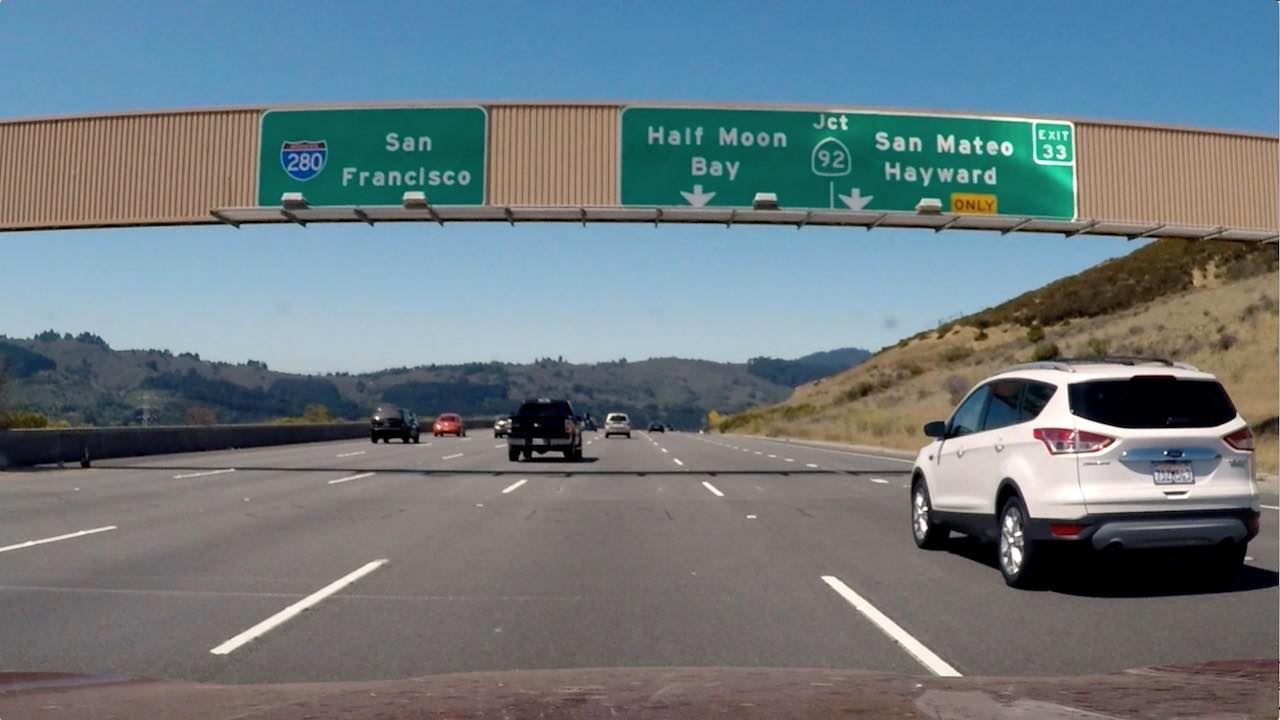
#> input picture 5/signs_vehicles_xygrad.png, 1280 x 720 px, given as the content of the folder day_night_images/training/day, which was not available
$ jupyter execute --allow-errors '6_3. Average Brightness.ipynb'   (shell and % lines are left out)   (text cells are left out)
#> lines starting #> are read from the running program, lines starting #| are printed output that depends on the picture; pictures that were not available may be replaced by others from this repository, and a replacement may not be noted
### 1_1_Image_Representation/helpers.py
# Helper functions

import glob  # library for loading images from a directory
import os

import cv2
import matplotlib.image as mpimg


# This function loads in images and their labels and places them in a list
# The list contains all images and their associated labels
# For example, after data is loaded, im_list[0][:] will be the first image-label pair in the list
def load_dataset(image_dir):

  # Populate this empty image list
#> called with image_dir = 'day_night_images/training/'
  im_list = []
  image_types = ["day", "night"]

  # Iterate through each color folder
  for im_type in image_types:

    # Iterate through each image file in each image_type folder
    # glob reads in any image with the extension "image_dir/im_type/*"
    for file in glob.glob(os.path.join(image_dir, im_type, "*")):

      # Read in the image
      im = mpimg.imread(file)
#> im is the input picture: shape (720, 1280, 3) float32; mean R, G, B 0.428, 0.477, 0.5

      # Check if the image exists/if it's been correctly read-in
      if not im is None:
        # Append the image, and it's type (red, green, yellow) to the image list
        im_list.append((im, im_type))

  return im_list


## Standardize the input images
# Resize each image to the desired input size: 600x1100px (hxw).

## Standardize the output
# With each loaded image, we also specify the expected output.
# For this, we use binary numerical values 0/1 = night/day.


# This function should take in an RGB image and return a new, standardized version
# 600 height x 1100 width image size (px x px)
def standardize_input(image):

  # Resize image and pre-process so that all "standard" images are the same size
  standard_im = cv2.resize(image, (1100, 600))

  return standard_im


# Examples:
# encode("day") should return: 1
# encode("night") should return: 0
def encode(label):

  numerical_val = 0
  if (label == 'day'):
    numerical_val = 1
  # else it is night and can stay 0

  return numerical_val


# using both functions above, standardize the input images and output labels
def standardize(image_list):

  # Empty image data array
  standard_list = []

  # Iterate through all the image-label pairs
  for item in image_list:
    image = item[0]
    label = item[1]

    # Standardize the image
    standardized_im = standardize_input(image)

    # Create a numerical label
    binary_label = encode(label)

    # Append the image, and it's one hot encoded label to the full, processed list of image data
    standard_list.append((standardized_im, binary_label))

  return standard_list

### 1_1_Image_Representation/6_3. Average Brightness.ipynb
[cell 1]
import cv2 # computer vision library
import helpers

import numpy as np
import matplotlib.pyplot as plt
import matplotlib.image as mpimg

[cell 2]
# Image data directories
image_dir_training = "day_night_images/training/"
image_dir_test = "day_night_images/test/"

[cell 3]
# Using the load_dataset function in helpers.py
# Load training data
IMAGE_LIST = helpers.load_dataset(image_dir_training)
#> IMAGE_LIST = 2 items

[cell 4]
# Standardize all training images
STANDARDIZED_LIST = helpers.standardize(IMAGE_LIST)
#> the loop in standardize, `for item in image_list:` made 2 passes
#> (label, numerical_val in encode, binary_label) on passes 1 to 2: ('day', 1, 1), ('night', 0, 0)
#> STANDARDIZED_LIST = 2 items

[cell 5]
# Display a standardized image and its label

# Select an image by index
image_num = 0
selected_image = STANDARDIZED_LIST[image_num][0]
selected_label = STANDARDIZED_LIST[image_num][1]
#> selected_label = 1

# Display image and data about it
plt.imshow(selected_image)
print("Shape: "+str(selected_image.shape))
#| Shape: (600, 1100, 3)
print("Label [1 = day, 0 = night]: " + str(selected_label))
#| Label [1 = day, 0 = night]: 1

[cell 6]
# Convert and image to HSV colorspace
# Visualize the individual color channels

image_num = 0
test_im = STANDARDIZED_LIST[image_num][0]
test_label = STANDARDIZED_LIST[image_num][1]
#> test_label = 1

# Convert to HSV
hsv = cv2.cvtColor(test_im, cv2.COLOR_RGB2HSV)
#> hsv: shape (600, 1100, 3) float32; mean H, S, V 121.5, 0.3, 0.5

# Print image label
print('Label: ' + str(test_label))
#| Label: 1

# HSV channels
h = hsv[:,:,0]
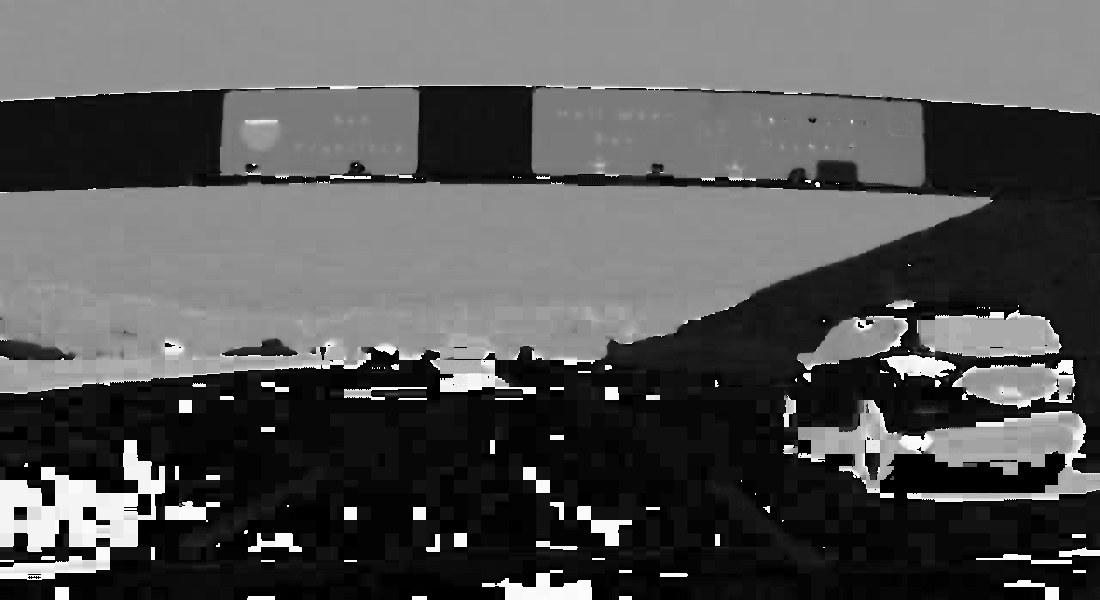
#> h: shape (600, 1100) float32; min 0, max 360, mean 121.5; drawn with min black and max white
s = hsv[:,:,1]
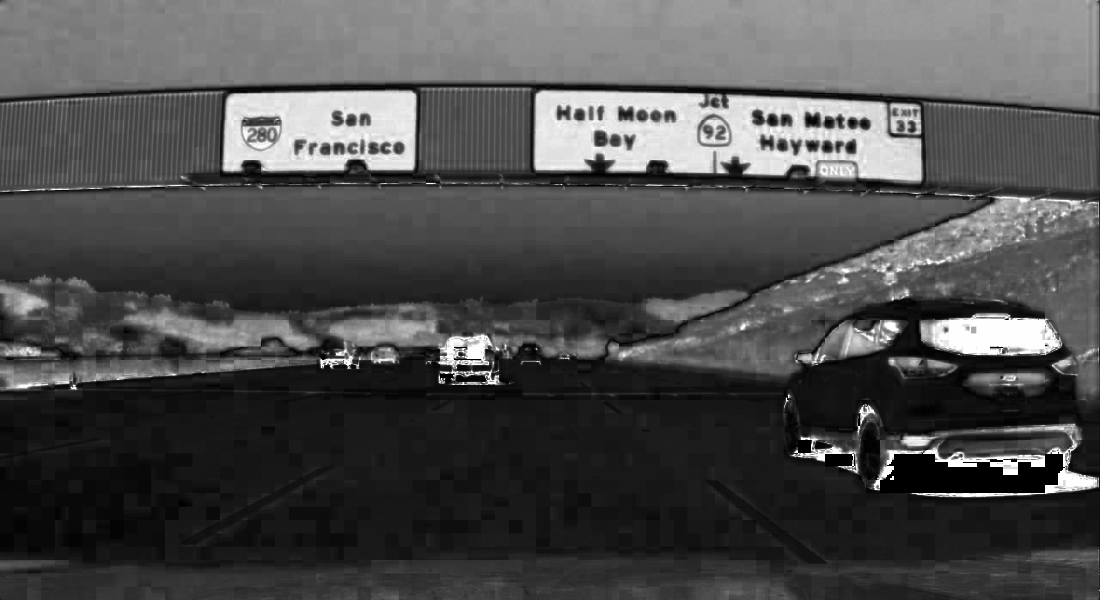
#> s: shape (600, 1100) float32; min 0, max 1, mean 0.302
v = hsv[:,:,2]
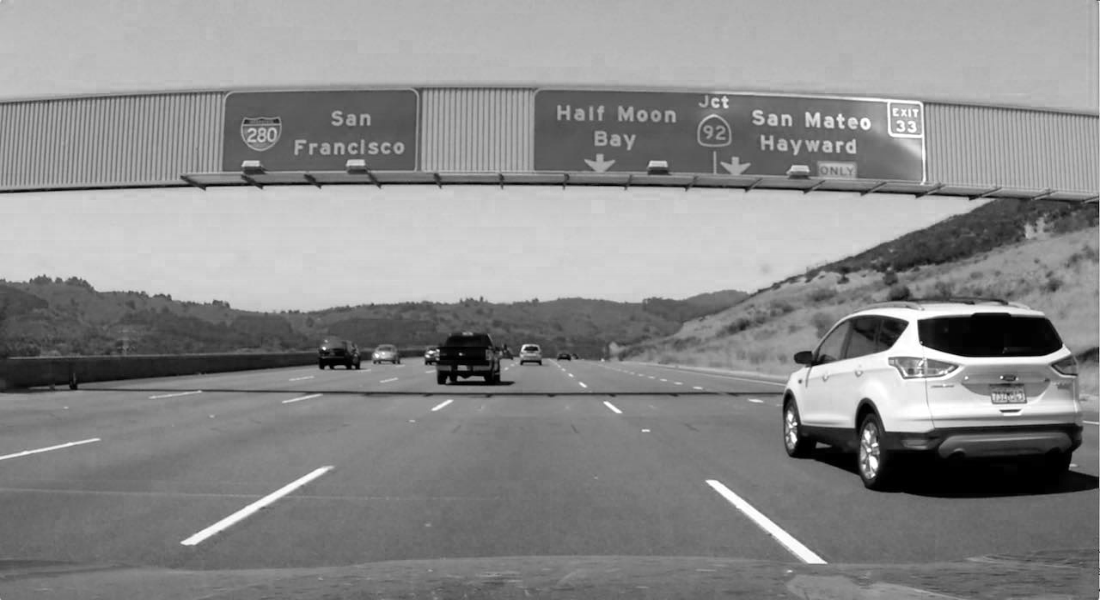
#> v: shape (600, 1100) float32; min 0, max 1, mean 0.546

# Plot the original image and the three channels
f, (ax1, ax2, ax3, ax4) = plt.subplots(1, 4, figsize=(20,10))
ax1.set_title('Standardized image')
ax1.imshow(test_im)
ax2.set_title('H channel')
ax2.imshow(h, cmap='gray')
ax3.set_title('S channel')
ax3.imshow(s, cmap='gray')
ax4.set_title('V channel')
ax4.imshow(v, cmap='gray')
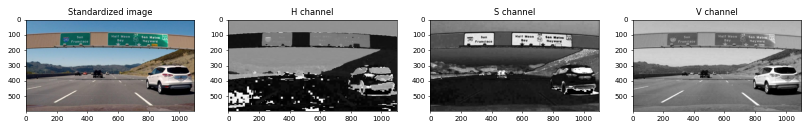
#> figure drawn by matplotlib, 4 panels
